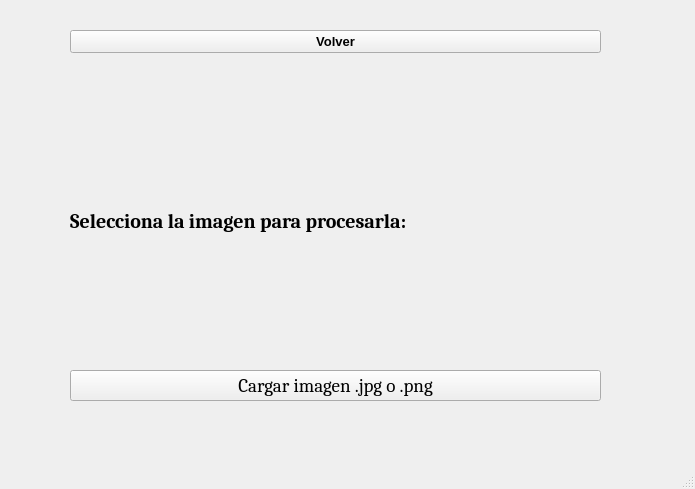
<?xml version="1.0" encoding="UTF-8"?>
<ui version="4.0">
 <class>MainWindow</class>
 <widget class="QMainWindow" name="MainWindow">
  <property name="geometry">
   <rect>
    <x>0</x>
    <y>0</y>
    <width>695</width>
    <height>489</height>
   </rect>
  </property>
  <property name="windowTitle">
   <string>MainWindow</string>
  </property>
  <widget class="QWidget" name="centralwidget">
   <widget class="QWidget" name="verticalLayoutWidget">
    <property name="geometry">
     <rect>
      <x>70</x>
      <y>30</y>
      <width>531</width>
      <height>391</height>
     </rect>
    </property>
    <layout class="QVBoxLayout" name="verticalLayout">
     <item>
      <widget class="QPushButton" name="pushButton">
       <property name="font">
        <font>
         <pointsize>10</pointsize>
         <weight>75</weight>
         <bold>true</bold>
        </font>
       </property>
       <property name="text">
        <string>Volver</string>
       </property>
      </widget>
     </item>
     <item>
      <spacer name="horizontalSpacer">
       <property name="orientation">
        <enum>Qt::Horizontal</enum>
       </property>
       <property name="sizeHint" stdset="0">
        <size>
         <width>40</width>
         <height>20</height>
        </size>
       </property>
      </spacer>
     </item>
     <item>
      <widget class="QLabel" name="label">
       <property name="font">
        <font>
         <family>Cambria</family>
         <pointsize>15</pointsize>
         <weight>75</weight>
         <bold>true</bold>
        </font>
       </property>
       <property name="frameShape">
        <enum>QFrame::NoFrame</enum>
       </property>
       <property name="text">
        <string>Selecciona la imagen para procesarla:</string>
       </property>
      </widget>
     </item>
     <item>
      <widget class="QPushButton" name="pushButton_2">
       <property name="font">
        <font>
         <family>Cambria</family>
         <pointsize>14</pointsize>
        </font>
       </property>
       <property name="text">
        <string>Cargar imagen .jpg o .png</string>
       </property>
      </widget>
     </item>
     <item>
      <spacer name="horizontalSpacer_2">
       <property name="orientation">
        <enum>Qt::Horizontal</enum>
       </property>
       <property name="sizeHint" stdset="0">
        <size>
         <width>40</width>
         <height>20</height>
        </size>
       </property>
      </spacer>
     </item>
    </layout>
   </widget>
  </widget>
  <widget class="QMenuBar" name="menubar">
   <property name="geometry">
    <rect>
     <x>0</x>
     <y>0</y>
     <width>695</width>
     <height>26</height>
    </rect>
   </property>
  </widget>
  <widget class="QStatusBar" name="statusbar"/>
 </widget>
 <resources/>
 <connections/>
</ui>
